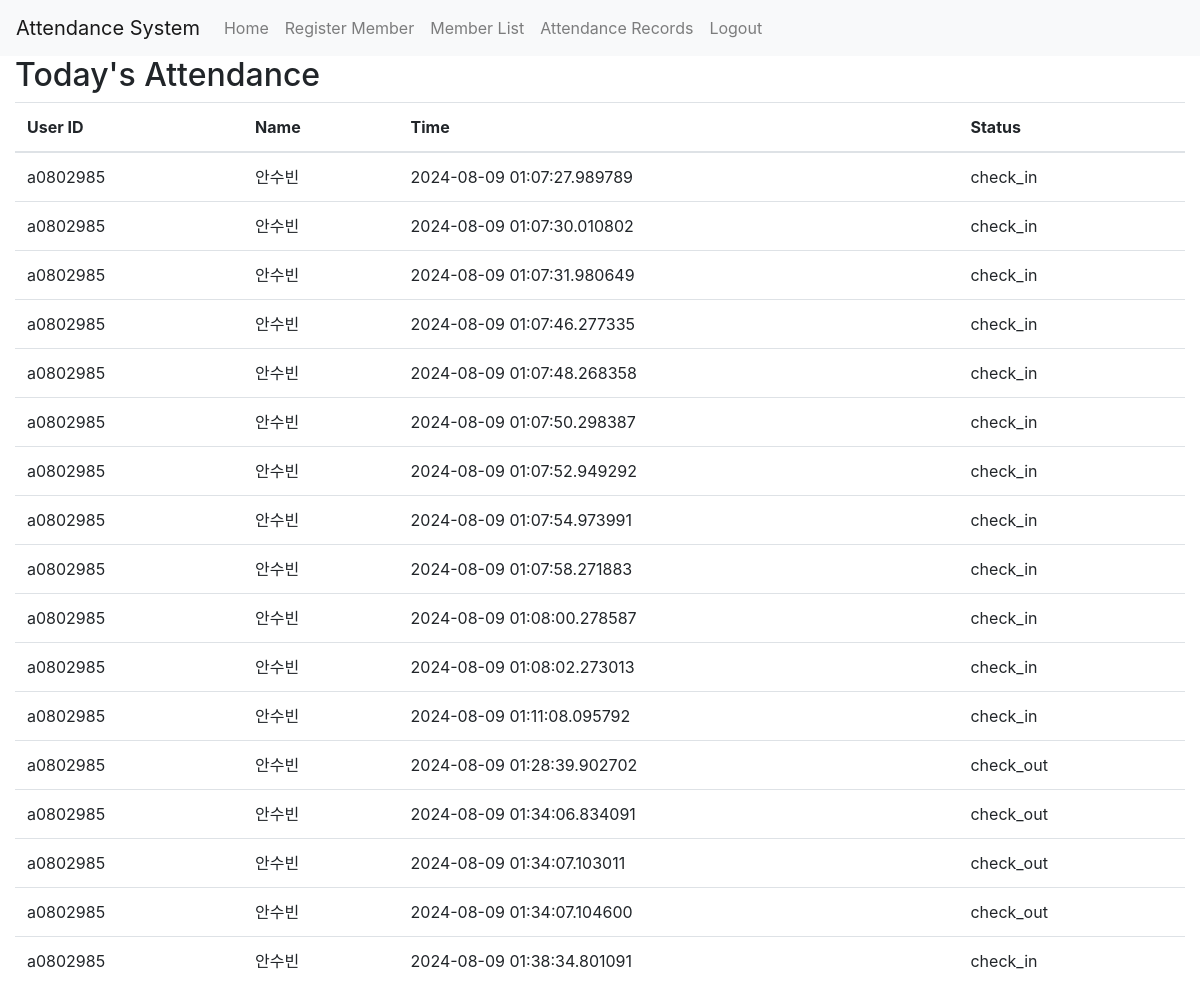
The app's page /today_logs (signed in) with its own data.
### tables this page shows
CREATE TABLE attendance
                (name TEXT, time TIMESTAMP, status TEXT, user_id TEXT);

CREATE TABLE users
                (id TEXT PRIMARY KEY, name TEXT, phone TEXT, gender TEXT, memo TEXT, created_at TIMESTAMP, updated_at TIMESTAMP, encodings BLOB);

### py/app.py (the view)
@app.route('/today_logs')
def today_logs():
    if not session.get('admin_logged_in'):
        return redirect(url_for('admin'))
    logs = get_today_logs()
    return render_template('today_logs.html', title="Today's Attendance", logs=logs)

### py/database.py (called while the page is built)
def get_today_logs():
    today = datetime.datetime.now().date()
    c.execute("""
        SELECT attendance.user_id, attendance.time, attendance.status, users.name
        FROM attendance
        JOIN users ON attendance.user_id = users.id
        WHERE DATE(attendance.time) = ?
    """, (today,))
    logs = [{"user_id": row[0], "time": row[1], "status": row[2], "name": row[3]} for row in c.fetchall()]
    return logs
    return logs

### templates/today_logs.html
{% extends "layout.html" %}
{% block content %}
<h2>Today's Attendance</h2>
<table class="table">
    <thead>
        <tr>
            <th>User ID</th>
            <th>Name</th>
            <th>Time</th>
            <th>Status</th>
        </tr>
    </thead>
    <tbody>
        {% for log in logs %}
        <tr>
            <td>{{ log.user_id }}</td>
            <td>{{ log.name }}</td>
            <td>{{ log.time }}</td>
            <td>{{ log.status }}</td>
        </tr>
        {% endfor %}
    </tbody>
</table>
{% endblock %}

### templates/layout.html (shortened to what this page needs)
<!DOCTYPE html>
<html lang="en">
<head>
    <link rel="stylesheet" href="https://stackpath.bootstrapcdn.com/bootstrap/4.5.2/css/bootstrap.min.css">
    <link rel="stylesheet" href="https://cdnjs.cloudflare.com/ajax/libs/font-awesome/5.15.4/css/all.min.css">
</head>
<body>
    <nav class="navbar navbar-expand-lg navbar-light bg-light fixed-top">
        <a class="navbar-brand" href="#">Attendance System</a>
        <div class="collapse navbar-collapse" id="navbarNav">
            <ul class="navbar-nav">
                <li class="nav-item">
                    <a class="nav-link" href="/">Home</a>
                </li>
                <li class="nav-item">
                    <a class="nav-link" href="/register_member">Register Member</a>
                </li>
                <li class="nav-item">
                    <a class="nav-link" href="/members">Member List</a>
                </li>
                <li class="nav-item">
                    <a class="nav-link" href="/today_logs">Attendance Records</a>
                </li>
                {% if session.get('admin_logged_in') %}
                <li class="nav-item">
                    <a class="nav-link" href="/logout">Logout</a>
                </li>
                {% endif %}
            </ul>
        </div>
    </nav>
    <div class="container">
        {% block content %}
        {% endblock %}
    </div>
</body>
</html>

### templates/layout.html (style rules this page uses)
body { padding-top: 56px; }
.navbar { margin-bottom: 20px; }
.container { max-width: 1200px; }

### records on screen
attendance: user_id "a0802985", name "안수빈", time "2024-08-09 01:07:27.989789", status "check_in"
attendance: user_id "a0802985", name "안수빈", time "2024-08-09 01:07:30.010802", status "check_in"
attendance: user_id "a0802985", name "안수빈", time "2024-08-09 01:07:31.980649", status "check_in"
attendance: user_id "a0802985", name "안수빈", time "2024-08-09 01:07:46.277335", status "check_in"
attendance: user_id "a0802985", name "안수빈", time "2024-08-09 01:07:48.268358", status "check_in"
attendance: user_id "a0802985", name "안수빈", time "2024-08-09 01:07:50.298387", status "check_in"
attendance: user_id "a0802985", name "안수빈", time "2024-08-09 01:07:52.949292", status "check_in"
attendance: user_id "a0802985", name "안수빈", time "2024-08-09 01:07:54.973991", status "check_in"
attendance: user_id "a0802985", name "안수빈", time "2024-08-09 01:07:58.271883", status "check_in"
attendance: user_id "a0802985", name "안수빈", time "2024-08-09 01:08:00.278587", status "check_in"
attendance: user_id "a0802985", name "안수빈", time "2024-08-09 01:08:02.273013", status "check_in"
attendance: user_id "a0802985", name "안수빈", time "2024-08-09 01:11:08.095792", status "check_in"
attendance: user_id "a0802985", name "안수빈", time "2024-08-09 01:28:39.902702", status "check_out"
attendance: user_id "a0802985", name "안수빈", time "2024-08-09 01:34:06.834091", status "check_out"
attendance: user_id "a0802985", name "안수빈", time "2024-08-09 01:34:07.103011", status "check_out"
attendance: user_id "a0802985", name "안수빈", time "2024-08-09 01:34:07.104600", status "check_out"
attendance: user_id "a0802985", name "안수빈", time "2024-08-09 01:38:34.801091", status "check_in"
